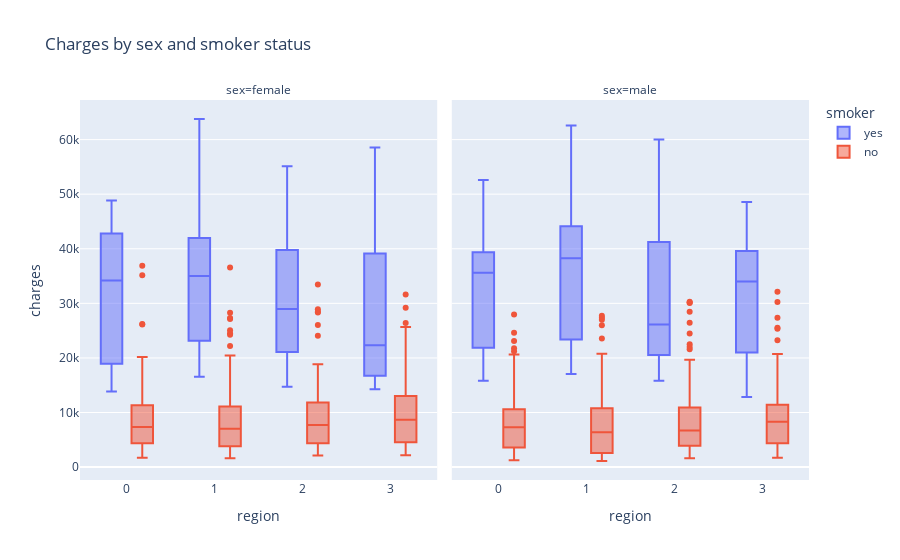

Notebook source saved alongside this figure:
### Markdown cell above
We will examine differences in charges between regions and sex, classified smoker status then BMI status

### Code cell
# create plots with plotly showing charges by region and by sex coloured by smoker status then by bmi_category
import plotly.express as px

fig = px.box(df, x="region", y="charges", color="smoker", facet_col="sex",
             title="Charges by sex and smoker status")
fig.show()

### Figure 1 — Plotly figure (JSON) as saved in the notebook; plotly's stock layout.template omitted (floating-point values rounded to 4 significant figures; data arrays with more than 128 entries replaced by an {"elided": "..."} marker saying what was removed)
{"data": [{"alignmentgroup": "True", "hovertemplate": "smoker=yes<br>sex=female<br>region=%{x}<br>charges=%{y}<extra></extra>", "legendgroup": "yes", "marker": {"color": "#636efa"}, "name": "yes", "notched": false, "offsetgroup": "yes", "orientation": "v", "showlegend": true, "type": "box", "x": [0, 1, 3, 1, 2, 1, 0, 2, 0, 1, 1, 0, 2, 3, 2, 1, 0, 1, 1, 3, 3, 0, 1, 3, 3, 3, 0, 0, 3, 0, 2, 3, 3, 3, 3, 0, 2, 0, 1, 1, 1, 1, 2, 3, 2, 3, 2, 2, 1, 1, 2, 1, 1, 2, 1, 1, 1, 3, 1, 1, 1, 2, 0, 1, 3, 2, 1, 1, 1, 3, 3, 3, 1, 0, 3, 2, 3, 0, 2, 3, 2, 1, 2, 1, 2, 2, 2, 0, 2, 3, 3, 1, 0, 2, 3, 2, 1, 0, 2, 1, 3, 2, 1, 3, 0, 1, 0, 2, 3, 3, 0, 0, 2, 1, 2], "x0": " ", "xaxis": "x", "y": [16880.0, 27810.0, 37700.0, 23240.0, 14710.0, 16580.0, 39840.0, 43580.0, 47290.0, 30940.0, 19110.0, 17080.0, 32730.0, 19960.0, 21350.0, 36150.0, 48820.0, 37130.0, 19440.0, 38510.0, 29520.0, 47310.0, 17090.0, 22330.0, 47900.0, 24870.0, 34840.0, 47930.0, 48520.0, 13840.0, 18030.0, 21660.0, 15010.0, 19590.0, 14460.0, 18610.0, 28950.0, 37080.0, 19520.0, 48890.0, 63770.0, 45860.0, 39980.0, 58570.0, 43940.0, 15360.0, 17470.0, 25680.0, 42970.0, 34440.0, 42980.0, 24670.0, 27040.0, 40000.0, 46200.0, 44400.0, 40930.0, 16660.0, 40420.0, 19540.0, 23070.0, 17750.0, 24520.0, 38790.0, 23400.0, 55140.0, 36020.0, 27530.0, 45010.0, 37270.0, 42110.0, 24110.0, 40970.0, 46110.0, 46260.0, 29330.0, 19800.0, 17500.0, 21770.0, 14570.0, 16420.0, 35600.0, 21680.0, 44420.0, 39730.0, 20230.0, 21880.0, 19020.0, 33910.0, 44640.0, 16780.0, 24180.0, 34170.0, 46660.0, 40900.0, 36900.0, 40940.0, 22480.0, 23890.0, 18330.0, 21770.0, 33310.0, 18220.0, 20300.0, 41660.0, 26130.0, 20170.0, 24540.0, 14280.0, 16120.0, 33900.0, 36400.0, 18770.0, 43900.0, 29140.0], "y0": " ", "yaxis": "y"}, {"alignmentgroup": "True", "hovertemplate": "smoker=yes<br>sex=male<br>region=%{x}<br>charges=%{y}<extra></extra>", "legendgroup": "yes", "marker": {"color": "#636efa"}, "name": "yes", "notched": false, "offsetgroup": "yes", "orientation": "v", "showlegend": false, "type": "box", "x": {"elided": "159 int values"}, "x0": " ", "xaxis": "x2", "y": {"elided": "159 float values"}, "y0": " ", "yaxis": "y2"}, {"alignmentgroup": "True", "hovertemplate": "smoker=no<br>sex=female<br>region=%{x}<br>charges=%{y}<extra></extra>", "legendgroup": "no", "marker": {"color": "#EF553B"}, "name": "no", "notched": false, "offsetgroup": "no", "orientation": "v", "showlegend": true, "type": "box", "x": {"elided": "547 int values"}, "x0": " ", "xaxis": "x", "y": {"elided": "547 float values"}, "y0": " ", "yaxis": "y"}, {"alignmentgroup": "True", "hovertemplate": "smoker=no<br>sex=male<br>region=%{x}<br>charges=%{y}<extra></extra>", "legendgroup": "no", "marker": {"color": "#EF553B"}, "name": "no", "notched": false, "offsetgroup": "no", "orientation": "v", "showlegend": false, "type": "box", "x": {"elided": "516 int values"}, "x0": " ", "xaxis": "x2", "y": {"elided": "516 float values"}, "y0": " ", "yaxis": "y2"}], "layout": {"annotations": [{"font": {}, "showarrow": false, "text": "sex=female", "x": 0.245, "xanchor": "center", "xref": "paper", "y": 1, "yanchor": "bottom", "yref": "paper"}, {"font": {}, "showarrow": false, "text": "sex=male", "x": 0.755, "xanchor": "center", "xref": "paper", "y": 1, "yanchor": "bottom", "yref": "paper"}], "boxmode": "group", "legend": {"title": {"text": "smoker"}, "tracegroupgap": 0}, "title": {"text": "Charges by sex and smoker status"}, "xaxis": {"anchor": "y", "domain": [0, 0.49], "title": {"text": "region"}}, "xaxis2": {"anchor": "y2", "domain": [0.51, 1], "matches": "x", "title": {"text": "region"}}, "yaxis": {"anchor": "x", "domain": [0, 1], "title": {"text": "charges"}}, "yaxis2": {"anchor": "x2", "domain": [0, 1], "matches": "y", "showticklabels": false}}}
